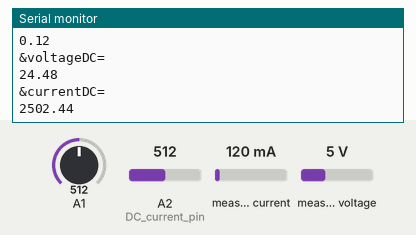
A sketch run on a simulated Arduino Uno, built with avr-gcc and run on an emulated ATmega328P. On the bench: the last lines printed to the serial monitor. The inputs (shaded band) are chosen by the test bench; at power-on: A1 = 512, A2 (DC_current_pin) = 512, measured current 120 mA, measured voltage 5 V. WiFi joins after 1.5 s; servers stay silent unless stated.

Above: at 24.2 s.
24.3 s: A1 set to 223
At 29.81 s:
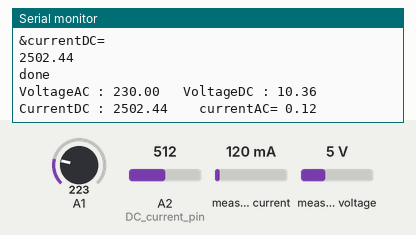
36.3 s: A1 set to 199
At 38.1 s:
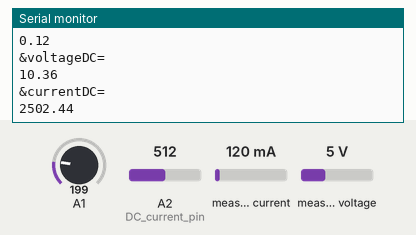
Timing chart, 0 to 39.6 s (numbered marks = the images above; inputs shaded):
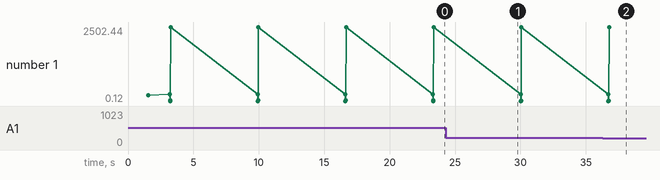

Measured:
- the behaviour switches between 216 and 215 on A1 (found by bisection; images 1 and 2)
- after the input at 24.3 s, the serial monitor: prints a new line after 5.3 s (image 1)

The sketch:

cathodia_test_final.ino
```cpp
//25/5/2022 Hussain Aziz
// ZMPT101b connect to pin 0
// SEN32 REV1.1 AC and DC voltage sensor 0-50v connect to pin 1

// DC current sensor connect to pin 2 0-50mv 0-50A

//AC current sensor at pin 3 sct013 current sensor

#include "EmonLib.h"             // Include Emon Library

#include <SPI.h>
#include <Ethernet.h>
byte mac[] = { 0xDE, 0xAD, 0xBE, 0xEF, 0xFE, 0xED }; //Setting MAC Address


int IDlocation=1;


float voltageAC;
float currentAC;
float voltageDC;
float currentDC;

IPAddress server(172,23,174,101);
//char server[] = "192.168.0.100";
IPAddress ip(10,5,52,2);

EthernetClient client;


#define VOLT_CAL 592

EnergyMonitor emon1;             // Create an instance

int DC_current_pin=2;
void setup()
{
  Serial.begin(9600);
  emon1.voltage(0, VOLT_CAL, 1.7);  // Voltage: input pin, calibration, phase_shift
    emon1.current(3, 111.1);             // Current: input pin, calibration.

 Serial.println("HI");
  Serial.println("Initialize Ethernet with DHCP:");
  if (Ethernet.begin(mac) == 0) {
    Serial.println("Failed to configure Ethernet using DHCP");
    // Check for Ethernet hardware present
    if (Ethernet.hardwareStatus() == EthernetNoHardware) {
      Serial.println("Ethernet shield was not found.  Sorry, can't run without hardware. :(");
      while (true) {
        delay(1); // do nothing, no point running without Ethernet hardware
      }
    }
    if (Ethernet.linkStatus() == LinkOFF) {
      Serial.println("Ethernet cable is not connected.");
    }
    // try to congifure using IP address instead of DHCP:
    Ethernet.begin(mac, ip);
  } else {
    Serial.print("  DHCP assigned IP ");
    Serial.println(Ethernet.localIP());
  }
    Serial.println(Ethernet.localIP());
  delay(1000);

}

void loop()
{
  emon1.calcVI(25,1000);         // Calculate all. No.of half wavelengths (crossings), time-out

  float supplyVoltage   = emon1.Vrms;             //extract Vrms into Variable

 Serial.print("VoltageAC : ");
 Serial.print(supplyVoltage);

 // DC voltage measure
 float DCvoltage=analogRead(1)*50.0/1023-0.54;
 Serial.print("   VoltageDC : ");
 Serial.print(DCvoltage);

// DC current measure

float DCcurrent=analogRead(DC_current_pin)*5000.0/1023;
 Serial.print("   CurrentDC : ");
 Serial.print(DCcurrent);

 //AC current
   double Irms = emon1.calcIrms(1480);  // Calculate Irms only

  Serial.print("    currentAC=");        // Apparent power
  Serial.print(" ");
  Serial.println(Irms);          // Irms


  voltageAC = supplyVoltage;
  currentAC = Irms;
  voltageDC=DCvoltage;
  currentDC=DCcurrent;
  Sending_To_phpmyadmindatabase();
  delay(6000); // interval
  Serial.println("done");


 }


  void Sending_To_phpmyadmindatabase()   //CONNECTING WITH MYSQL
 {
   if (client.connect(server, 80)) {
    Serial.println("connected");
    // Make a HTTP request:
    Serial.print("GET /testcode/dht4.php?ID_location=");
    client.print("GET /testcode/dht4.php?ID_location=");     //YOUR URL
    Serial.println(IDlocation);
    client.print(IDlocation);

    client.print("&voltageAC=");
    Serial.println("&voltageAC=");
    client.print(voltageAC);
    Serial.println(voltageAC);

    client.print("&currentAC=");
    Serial.println("&currentAC=");
    client.print(currentAC);
    Serial.println(currentAC);

    client.print("&voltageDC=");
    Serial.println("&voltageDC=");
    client.print(voltageDC);
    Serial.println(voltageDC);
    client.print("&currentDC=");
    Serial.println("&currentDC=");
    client.print(currentDC);
    Serial.println(currentDC);
    client.print(" ");      //SPACE BEFORE HTTP/1.1
    client.print("HTTP/1.1");
    client.println();
    client.println("Host: 172.23.174.101");
    client.println("Connection: close");
    client.println();
  } else {
    // if you didn't get a connection to the server:
    Serial.println("connection failed");
  }
 }
```
